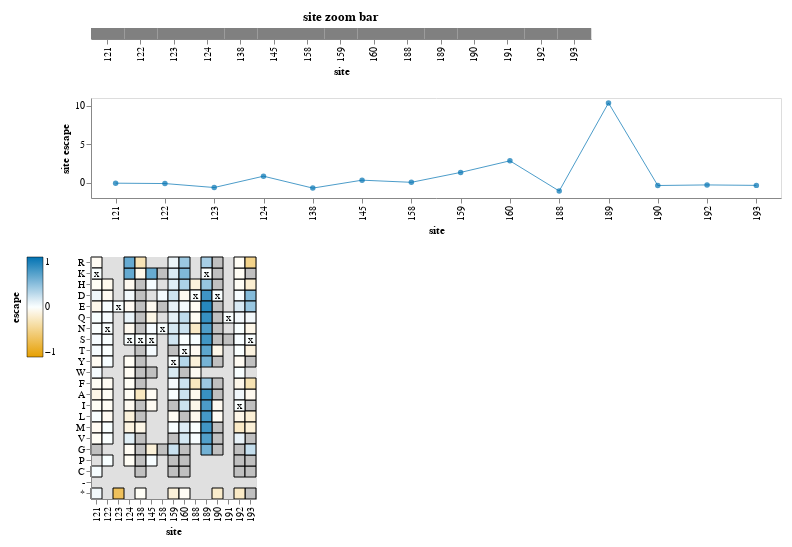

Notebook source saved alongside this figure:
### Code cell
model.mut_escape_plot(
    df_to_merge=df_to_merge,
    **plot_kwargs,
    # show_heatmap=False
    sites_to_show={"include": sites_to_filter},
    heatmap_max_fixed=max_escape,
    heatmap_min_fixed=-max_escape
)

### Figure 1 — Vega-Lite specification as saved in the notebook (floating-point values rounded to 4 significant figures; data arrays with more than 128 entries replaced by an {"elided": "..."} marker saying what was removed)
{"config": {"view": {"continuousWidth": 300, "continuousHeight": 300}, "axis": {"grid": false, "labelOverlap": "parity"}, "padding": 10}, "vconcat": [{"data": {"name": "data-75478a98eee6604180b1e689f19e9ea4"}, "mark": {"type": "rect"}, "encoding": {"color": {"value": "gray"}, "tooltip": [{"field": "site", "type": "nominal"}], "x": {"field": "site", "sort": {"field": "_stat_site_order", "order": "ascending"}, "type": "ordinal"}}, "height": 11, "name": "view_19", "title": "site zoom bar", "width": 500}, {"layer": [{"mark": {"type": "line", "opacity": 0.7, "size": 1}, "encoding": {"color": {"field": "epitope", "legend": null, "scale": {"domain": ["epitope 1"], "range": ["#0072B2"]}, "type": "nominal"}, "tooltip": [{"field": "site", "type": "nominal"}, {"field": "_stat_site_val", "format": ".3g", "title": "site escape", "type": "quantitative"}, {"field": "wildtype", "type": "nominal"}], "x": {"field": "site", "sort": {"field": "_stat_site_order", "order": "ascending"}, "type": "ordinal"}, "y": {"field": "_stat_site_val", "scale": {"zero": true}, "title": "site escape", "type": "quantitative"}}, "name": "view_18", "transform": [{"lookup": "site", "from": {"data": {"name": "data-95db2d647eb9ac5dabc0e1938478f7f3"}, "key": "site", "fields": ["wildtype", "_stat_site_order"]}}, {"calculate": "if(isFinite(datum['escape']),datum['escape'],NaN)", "as": "escape"}, {"calculate": "if(isFinite(datum['230407 libB']),datum['230407 libB'],NaN)", "as": "230407 libB"}, {"calculate": "if(isFinite(datum['230620 libA']),datum['230620 libA'],NaN)", "as": "230620 libA"}, {"calculate": "if(isFinite(datum['times_seen']),datum['times_seen'],NaN)", "as": "times_seen"}, {"calculate": "if(isFinite(datum['functional effect']),datum['functional effect'],NaN)", "as": "functional effect"}, {"calculate": "if(isFinite(datum['n_models']),datum['n_models'],NaN)", "as": "n_models"}, {"calculate": "max(datum['escape'],floor_at_zero['floor'])", "as": "_stat"}, {"calculate": "(datum['functional effect'] <= (param_38['cutoff'] - 1e-06))", "as": "_stat_hide"}, {"filter": "((datum['times_seen'] >= (param_37['cutoff'] - 1e-06)) || (!isFinite(datum['times_seen'])))"}, {"filter": "((datum['n_models'] >= (param_39['cutoff'] - 1e-06)) || (!isFinite(datum['n_models'])))"}, {"calculate": "if(datum['_stat_hide'],-0.6383618932461804,datum['_stat'])", "as": "_stat_not_hidden"}, {"joinaggregate": [{"op": "max", "field": "_stat_not_hidden", "as": "_stat_site_max"}], "groupby": ["site"]}, {"filter": "((datum['_stat_site_max'] >= (param_40['cutoff'] - 1e-06)) || (!isFinite(datum['_stat_site_max'])))"}, {"calculate": "(datum.wildtype !== datum.mutant)", "as": "_stat_not_wildtype"}, {"joinaggregate": [{"op": "max", "field": "_stat_not_wildtype", "as": "_stat_site_has_non_wildtype"}], "groupby": ["site"]}, {"filter": "datum['_stat_site_has_non_wildtype']"}, {"filter": {"param": "param_42"}}, {"filter": "((datum.wildtype !== datum.mutant) && (!datum['_stat_hide']))"}, {"aggregate": [{"op": "sum", "field": "_stat", "as": "_stat_sum"}, {"op": "mean", "field": "_stat", "as": "_stat_mean"}, {"op": "max", "field": "_stat", "as": "_stat_max"}, {"op": "min", "field": "_stat", "as": "_stat_min"}], "groupby": ["site", "wildtype", "_stat_site_order", "epitope"]}, {"fold": ["_stat_sum", "_stat_mean", "_stat_max", "_stat_min"], "as": ["_stat_site_stat", "_stat_site_val"]}, {"filter": {"param": "site_stat"}}, {"calculate": "true", "as": "_stat_show_line"}, {"filter": {"param": "param_41"}}]}, {"mark": {"type": "circle", "opacity": 0.7}, "encoding": {"color": {"field": "epitope", "legend": null, "scale": {"domain": ["epitope 1"], "range": ["#0072B2"]}, "type": "nominal"}, "tooltip": [{"field": "site", "type": "nominal"}, {"field": "_stat_site_val", "format": ".3g", "title": "site escape", "type": "quantitative"}, {"field": "wildtype", "type": "nominal"}], "x": {"field": "site", "sort": {"field": "_stat_site_order", "order": "ascending"}, "type": "ordinal"}, "y": {"field": "_stat_site_val", "scale": {"zero": true}, "title": "site escape", "type": "quantitative"}}, "transform": [{"lookup": "site", "from": {"data": {"name": "data-95db2d647eb9ac5dabc0e1938478f7f3"}, "key": "site", "fields": ["wildtype", "_stat_site_order"]}}, {"calculate": "if(isFinite(datum['escape']),datum['escape'],NaN)", "as": "escape"}, {"calculate": "if(isFinite(datum['230407 libB']),datum['230407 libB'],NaN)", "as": "230407 libB"}, {"calculate": "if(isFinite(datum['230620 libA']),datum['230620 libA'],NaN)", "as": "230620 libA"}, {"calculate": "if(isFinite(datum['times_seen']),datum['times_seen'],NaN)", "as": "times_seen"}, {"calculate": "if(isFinite(datum['functional effect']),datum['functional effect'],NaN)", "as": "functional effect"}, {"calculate": "if(isFinite(datum['n_models']),datum['n_models'],NaN)", "as": "n_models"}, {"calculate": "max(datum['escape'],floor_at_zero['floor'])", "as": "_stat"}, {"calculate": "(datum['functional effect'] <= (param_38['cutoff'] - 1e-06))", "as": "_stat_hide"}, {"filter": "((datum['times_seen'] >= (param_37['cutoff'] - 1e-06)) || (!isFinite(datum['times_seen'])))"}, {"filter": "((datum['n_models'] >= (param_39['cutoff'] - 1e-06)) || (!isFinite(datum['n_models'])))"}, {"calculate": "if(datum['_stat_hide'],-0.6383618932461804,datum['_stat'])", "as": "_stat_not_hidden"}, {"joinaggregate": [{"op": "max", "field": "_stat_not_hidden", "as": "_stat_site_max"}], "groupby": ["site"]}, {"filter": "((datum['_stat_site_max'] >= (param_40['cutoff'] - 1e-06)) || (!isFinite(datum['_stat_site_max'])))"}, {"calculate": "(datum.wildtype !== datum.mutant)", "as": "_stat_not_wildtype"}, {"joinaggregate": [{"op": "max", "field": "_stat_not_wildtype", "as": "_stat_site_has_non_wildtype"}], "groupby": ["site"]}, {"filter": "datum['_stat_site_has_non_wildtype']"}, {"filter": {"param": "param_42"}}, {"filter": "((datum.wildtype !== datum.mutant) && (!datum['_stat_hide']))"}, {"aggregate": [{"op": "sum", "field": "_stat", "as": "_stat_sum"}, {"op": "mean", "field": "_stat", "as": "_stat_mean"}, {"op": "max", "field": "_stat", "as": "_stat_max"}, {"op": "min", "field": "_stat", "as": "_stat_min"}], "groupby": ["site", "wildtype", "_stat_site_order", "epitope"]}, {"fold": ["_stat_sum", "_stat_mean", "_stat_max", "_stat_min"], "as": ["_stat_site_stat", "_stat_site_val"]}, {"filter": {"param": "site_stat"}}]}], "data": {"name": "data-916c58b67cb5d282d02f25d09ccb7bbc"}, "height": 100, "width": 690}, {"vconcat": [{"layer": [{"mark": {"type": "rect", "color": "#E0E0E0"}, "encoding": {"x": {"field": "site", "sort": {"field": "_stat_site_order", "order": "ascending"}, "type": "ordinal"}, "y": {"field": "mutant", "scale": {"domain": ["R", "K", "H", "D", "E", "Q", "N", "S", "T", "Y", "W", "F", "A", "I", "L", "M", "V", "G", "P", "C", "-", "*"]}, "sort": ["R", "K", "H", "D", "E", "Q", "N", "S", "T", "Y", "W", "F", "A", "I", "L", "M", "V", "G", "P", "C", "-", "*"], "title": null, "type": "nominal"}}, "name": "view_20", "transform": [{"lookup": "site", "from": {"data": {"name": "data-95db2d647eb9ac5dabc0e1938478f7f3"}, "key": "site", "fields": ["wildtype", "_stat_site_order"]}}, {"calculate": "if(isFinite(datum['escape']),datum['escape'],NaN)", "as": "escape"}, {"calculate": "if(isFinite(datum['230407 libB']),datum['230407 libB'],NaN)", "as": "230407 libB"}, {"calculate": "if(isFinite(datum['230620 libA']),datum['230620 libA'],NaN)", "as": "230620 libA"}, {"calculate": "if(isFinite(datum['times_seen']),datum['times_seen'],NaN)", "as": "times_seen"}, {"calculate": "if(isFinite(datum['functional effect']),datum['functional effect'],NaN)", "as": "functional effect"}, {"calculate": "if(isFinite(datum['n_models']),datum['n_models'],NaN)", "as": "n_models"}, {"calculate": "max(datum['escape'],floor_at_zero['floor'])", "as": "_stat"}, {"calculate": "(datum['functional effect'] <= (param_38['cutoff'] - 1e-06))", "as": "_stat_hide"}, {"filter": "((datum['times_seen'] >= (param_37['cutoff'] - 1e-06)) || (!isFinite(datum['times_seen'])))"}, {"filter": "((datum['n_models'] >= (param_39['cutoff'] - 1e-06)) || (!isFinite(datum['n_models'])))"}, {"calculate": "if(datum['_stat_hide'],-0.6383618932461804,datum['_stat'])", "as": "_stat_not_hidden"}, {"joinaggregate": [{"op": "max", "field": "_stat_not_hidden", "as": "_stat_site_max"}], "groupby": ["site"]}, {"filter": "((datum['_stat_site_max'] >= (param_40['cutoff'] - 1e-06)) || (!isFinite(datum['_stat_site_max'])))"}, {"calculate": "(datum.wildtype !== datum.mutant)", "as": "_stat_not_wildtype"}, {"joinaggregate": [{"op": "max", "field": "_stat_not_wildtype", "as": "_stat_site_has_non_wildtype"}], "groupby": ["site"]}, {"filter": "datum['_stat_site_has_non_wildtype']"}, {"filter": {"param": "param_42"}}, {"impute": "_stat_dummy", "key": "mutant", "groupby": ["site"], "keyvals": ["R", "K", "H", "D", "E", "Q", "N", "S", "T", "Y", "W", "F", "A", "I", "L", "M", "V", "G", "P", "C", "-", "*"], "value": null}]}, {"mark": {"type": "rect"}, "encoding": {"color": {"value": "silver"}, "stroke": {"value": "black"}, "tooltip": [{"field": "site", "type": "nominal"}, {"field": "wildtype", "type": "nominal"}, {"field": "mutant", "type": "nominal"}, {"field": "escape", "format": ".3g", "type": "quantitative"}, {"field": "230407 libB", "format": ".3g", "type": "quantitative"}, {"field": "230620 libA", "format": ".3g", "type": "quantitative"}, {"field": "times_seen", "format": ".3g", "type": "quantitative"}, {"field": "functional effect", "format": ".3g", "type": "quantitative"}, {"field": "n_models", "format": ".3g", "type": "quantitative"}], "x": {"axis": {"labels": true, "ticks": true, "title": "site"}, "field": "site", "sort": {"field": "_stat_site_order", "order": "ascending"}, "type": "ordinal"}, "y": {"field": "mutant", "scale": {"domain": ["R", "K", "H", "D", "E", "Q", "N", "S", "T", "Y", "W", "F", "A", "I", "L", "M", "V", "G", "P", "C", "-", "*"]}, "sort": ["R", "K", "H", "D", "E", "Q", "N", "S", "T", "Y", "W", "F", "A", "I", "L", "M", "V", "G", "P", "C", "-", "*"], "title": null, "type": "nominal"}}, "title": {"text": "", "anchor": "middle", "color": "#0072B2", "orient": "left"}, "transform": [{"lookup": "site", "from": {"data": {"name": "data-95db2d647eb9ac5dabc0e1938478f7f3"}, "key": "site", "fields": ["wildtype", "_stat_site_order"]}}, {"calculate": "if(isFinite(datum['escape']),datum['escape'],NaN)", "as": "escape"}, {"calculate": "if(isFinite(datum['230407 libB']),datum['230407 libB'],NaN)", "as": "230407 libB"}, {"calculate": "if(isFinite(datum['230620 libA']),datum['230620 libA'],NaN)", "as": "230620 libA"}, {"calculate": "if(isFinite(datum['times_seen']),datum['times_seen'],NaN)", "as": "times_seen"}, {"calculate": "if(isFinite(datum['functional effect']),datum['functional effect'],NaN)", "as": "functional effect"}, {"calculate": "if(isFinite(datum['n_models']),datum['n_models'],NaN)", "as": "n_models"}, {"calculate": "max(datum['escape'],floor_at_zero['floor'])", "as": "_stat"}, {"calculate": "(datum['functional effect'] <= (param_38['cutoff'] - 1e-06))", "as": "_stat_hide"}, {"filter": "((datum['times_seen'] >= (param_37['cutoff'] - 1e-06)) || (!isFinite(datum['times_seen'])))"}, {"filter": "((datum['n_models'] >= (param_39['cutoff'] - 1e-06)) || (!isFinite(datum['n_models'])))"}, {"calculate": "if(datum['_stat_hide'],-0.6383618932461804,datum['_stat'])", "as": "_stat_not_hidden"}, {"joinaggregate": [{"op": "max", "field": "_stat_not_hidden", "as": "_stat_site_max"}], "groupby": ["site"]}, {"filter": "((datum['_stat_site_max'] >= (param_40['cutoff'] - 1e-06)) || (!isFinite(datum['_stat_site_max'])))"}, {"calculate": "(datum.wildtype !== datum.mutant)", "as": "_stat_not_wildtype"}, {"joinaggregate": [{"op": "max", "field": "_stat_not_wildtype", "as": "_stat_site_has_non_wildtype"}], "groupby": ["site"]}, {"filter": "datum['_stat_site_has_non_wildtype']"}, {"filter": {"param": "param_42"}}, {"filter": "(datum['epitope'] === 'epitope 1')"}, {"filter": "datum['_stat_hide']"}]}, {"mark": {"type": "rect"}, "encoding": {"color": {"field": "_stat", "legend": {"gradientLength": 100, "gradientStrokeColor": "black", "gradientStrokeWidth": 0.5, "orient": "left", "title": "escape", "titleOrient": "left"}, "scale": {"clamp": true, "domainMax": 1, "domainMid": 0, "domainMin": {"expr": "floor_at_zero.floor"}, "nice": false, "range": ["#e69f00", "#e7a40d", "#e9a91b", "#eaae28", "#ebb336", "#edb843", "#eebd51", "#efc25e", "#f1c76b", "#f2cc79", "#f3d286", "#f4d794", "#f6dca1", "#f7e1ae", "#f8e6bc", "#faebc9", "#fbf0d7", "#fcf5e4", "#fefaf2", "#ffffff", "#f2f8fb", "#e4f0f7", "#d7e9f3", "#c9e1ef", "#bcdaeb", "#aed2e7", "#a1cbe3", "#94c4df", "#86bcdb", "#79b5d6", "#6badd2", "#5ea6ce", "#519fca", "#4397c6", "#3690c2", "#2888be", "#1b81ba", "#0d79b6", "#0072b2"], "type": "linear", "zero": true}, "type": "quantitative"}, "stroke": {"value": "black"}, "tooltip": [{"field": "site", "type": "nominal"}, {"field": "wildtype", "type": "nominal"}, {"field": "mutant", "type": "nominal"}, {"field": "escape", "format": ".3g", "type": "quantitative"}, {"field": "230407 libB", "format": ".3g", "type": "quantitative"}, {"field": "230620 libA", "format": ".3g", "type": "quantitative"}, {"field": "times_seen", "format": ".3g", "type": "quantitative"}, {"field": "functional effect", "format": ".3g", "type": "quantitative"}, {"field": "n_models", "format": ".3g", "type": "quantitative"}], "x": {"axis": {"labels": true, "ticks": true, "title": "site"}, "field": "site", "sort": {"field": "_stat_site_order", "order": "ascending"}, "type": "ordinal"}, "y": {"field": "mutant", "scale": {"domain": ["R", "K", "H", "D", "E", "Q", "N", "S", "T", "Y", "W", "F", "A", "I", "L", "M", "V", "G", "P", "C", "-", "*"]}, "sort": ["R", "K", "H", "D", "E", "Q", "N", "S", "T", "Y", "W", "F", "A", "I", "L", "M", "V", "G", "P", "C", "-", "*"], "title": null, "type": "nominal"}}, "title": {"text": "", "anchor": "middle", "color": "#0072B2", "orient": "left"}, "transform": [{"lookup": "site", "from": {"data": {"name": "data-95db2d647eb9ac5dabc0e1938478f7f3"}, "key": "site", "fields": ["wildtype", "_stat_site_order"]}}, {"calculate": "if(isFinite(datum['escape']),datum['escape'],NaN)", "as": "escape"}, {"calculate": "if(isFinite(datum['230407 libB']),datum['230407 libB'],NaN)", "as": "230407 libB"}, {"calculate": "if(isFinite(datum['230620 libA']),datum['230620 libA'],NaN)", "as": "230620 libA"}, {"calculate": "if(isFinite(datum['times_seen']),datum['times_seen'],NaN)", "as": "times_seen"}, {"calculate": "if(isFinite(datum['functional effect']),datum['functional effect'],NaN)", "as": "functional effect"}, {"calculate": "if(isFinite(datum['n_models']),datum['n_models'],NaN)", "as": "n_models"}, {"calculate": "max(datum['escape'],floor_at_zero['floor'])", "as": "_stat"}, {"calculate": "(datum['functional effect'] <= (param_38['cutoff'] - 1e-06))", "as": "_stat_hide"}, {"filter": "((datum['times_seen'] >= (param_37['cutoff'] - 1e-06)) || (!isFinite(datum['times_seen'])))"}, {"filter": "((datum['n_models'] >= (param_39['cutoff'] - 1e-06)) || (!isFinite(datum['n_models'])))"}, {"calculate": "if(datum['_stat_hide'],-0.6383618932461804,datum['_stat'])", "as": "_stat_not_hidden"}, {"joinaggregate": [{"op": "max", "field": "_stat_not_hidden", "as": "_stat_site_max"}], "groupby": ["site"]}, {"filter": "((datum['_stat_site_max'] >= (param_40['cutoff'] - 1e-06)) || (!isFinite(datum['_stat_site_max'])))"}, {"calculate": "(datum.wildtype !== datum.mutant)", "as": "_stat_not_wildtype"}, {"joinaggregate": [{"op": "max", "field": "_stat_not_wildtype", "as": "_stat_site_has_non_wildtype"}], "groupby": ["site"]}, {"filter": "datum['_stat_site_has_non_wildtype']"}, {"filter": {"param": "param_42"}}, {"filter": "(datum['epitope'] === 'epitope 1')"}, {"filter": "(!datum['_stat_hide'])"}]}, {"mark": {"type": "text", "color": "black", "text": "x"}, "encoding": {"x": {"field": "site", "sort": {"field": "_stat_site_order", "order": "ascending"}, "type": "ordinal"}, "y": {"field": "mutant", "scale": {"domain": ["R", "K", "H", "D", "E", "Q", "N", "S", "T", "Y", "W", "F", "A", "I", "L", "M", "V", "G", "P", "C", "-", "*"]}, "sort": ["R", "K", "H", "D", "E", "Q", "N", "S", "T", "Y", "W", "F", "A", "I", "L", "M", "V", "G", "P", "C", "-", "*"], "title": null, "type": "nominal"}}, "transform": [{"lookup": "site", "from": {"data": {"name": "data-95db2d647eb9ac5dabc0e1938478f7f3"}, "key": "site", "fields": ["wildtype", "_stat_site_order"]}}, {"calculate": "if(isFinite(datum['escape']),datum['escape'],NaN)", "as": "escape"}, {"calculate": "if(isFinite(datum['230407 libB']),datum['230407 libB'],NaN)", "as": "230407 libB"}, {"calculate": "if(isFinite(datum['230620 libA']),datum['230620 libA'],NaN)", "as": "230620 libA"}, {"calculate": "if(isFinite(datum['times_seen']),datum['times_seen'],NaN)", "as": "times_seen"}, {"calculate": "if(isFinite(datum['functional effect']),datum['functional effect'],NaN)", "as": "functional effect"}, {"calculate": "if(isFinite(datum['n_models']),datum['n_models'],NaN)", "as": "n_models"}, {"calculate": "max(datum['escape'],floor_at_zero['floor'])", "as": "_stat"}, {"calculate": "(datum['functional effect'] <= (param_38['cutoff'] - 1e-06))", "as": "_stat_hide"}, {"filter": "((datum['times_seen'] >= (param_37['cutoff'] - 1e-06)) || (!isFinite(datum['times_seen'])))"}, {"filter": "((datum['n_models'] >= (param_39['cutoff'] - 1e-06)) || (!isFinite(datum['n_models'])))"}, {"calculate": "if(datum['_stat_hide'],-0.6383618932461804,datum['_stat'])", "as": "_stat_not_hidden"}, {"joinaggregate": [{"op": "max", "field": "_stat_not_hidden", "as": "_stat_site_max"}], "groupby": ["site"]}, {"filter": "((datum['_stat_site_max'] >= (param_40['cutoff'] - 1e-06)) || (!isFinite(datum['_stat_site_max'])))"}, {"calculate": "(datum.wildtype !== datum.mutant)", "as": "_stat_not_wildtype"}, {"joinaggregate": [{"op": "max", "field": "_stat_not_wildtype", "as": "_stat_site_has_non_wildtype"}], "groupby": ["site"]}, {"filter": "datum['_stat_site_has_non_wildtype']"}, {"filter": {"param": "param_42"}}, {"filter": "(datum.wildtype === datum.mutant)"}]}], "height": {"step": 11}, "width": {"step": 11}}], "data": {"name": "data-916c58b67cb5d282d02f25d09ccb7bbc"}, "resolve": {"scale": {"color": "shared", "x": "shared"}}, "spacing": 10}], "params": [{"name": "param_42", "select": {"type": "interval", "encodings": ["x"], "mark": {"stroke": "black", "strokeWidth": 2}}, "views": ["view_19", "view_18", "view_20"]}, {"name": "site_stat", "select": {"type": "point", "fields": ["_stat_site_stat"]}, "bind": {"input": "radio", "options": ["_stat_sum", "_stat_mean", "_stat_max", "_stat_min"], "labels": ["sum", "mean", "max", "min"], "name": "site escape statistic"}, "value": [{"_stat_site_stat": "_stat_sum"}], "views": ["view_18"]}, {"name": "param_41", "select": {"type": "point", "fields": ["_stat_show_line"]}, "bind": {"input": "radio", "options": [true, false], "labels": ["yes", "no"], "name": "show line on site plot"}, "value": [{"_stat_show_line": true}], "views": ["view_18"]}, {"name": "floor_at_zero", "select": {"type": "point", "fields": ["floor"]}, "bind": {"input": "radio", "options": [0, -1], "labels": ["yes", "no"], "name": "floor escape at zero"}, "value": [{"floor": -1}], "views": ["view_19", "view_18", "view_20"]}, {"name": "param_37", "select": {"type": "point", "fields": ["cutoff"]}, "bind": {"input": "range", "max": 25, "min": 1, "name": "minimum times_seen", "step": 1}, "value": [{"cutoff": 3}], "views": ["view_19", "view_18", "view_20"]}, {"name": "param_38", "select": {"type": "point", "fields": ["cutoff"]}, "bind": {"input": "range", "max": 0.9349, "min": -3.044, "name": "minimum functional effect"}, "value": [{"cutoff": -1.38}], "views": ["view_19", "view_18", "view_20"]}, {"name": "param_39", "select": {"type": "point", "fields": ["cutoff"]}, "bind": {"input": "range", "max": 2.0, "min": 1.0, "name": "minimum n_models", "step": 1}, "value": [{"cutoff": 1}], "views": ["view_19", "view_18", "view_20"]}, {"name": "param_40", "select": {"type": "point", "fields": ["cutoff"]}, "bind": {"input": "range", "max": 1, "min": -1, "name": "minimum max of escape at site"}, "value": [{"cutoff": -1}], "views": ["view_19", "view_18", "view_20"]}], "resolve": {"scale": {"color": "independent"}}, "$schema": "https://vega.github.io/schema/vega-lite/v5.8.0.json", "datasets": {"data-75478a98eee6604180b1e689f19e9ea4": [{"site": "121", "_stat_site_order": 0}, {"site": "122", "_stat_site_order": 1}, {"site": "123", "_stat_site_order": 2}, {"site": "124", "_stat_site_order": 3}, {"site": "138", "_stat_site_order": 4}, {"site": "145", "_stat_site_order": 5}, {"site": "158", "_stat_site_order": 6}, {"site": "159", "_stat_site_order": 7}, {"site": "160", "_stat_site_order": 8}, {"site": "188", "_stat_site_order": 9}, {"site": "189", "_stat_site_order": 10}, {"site": "190", "_stat_site_order": 11}, {"site": "191", "_stat_site_order": 12}, {"site": "192", "_stat_site_order": 13}, {"site": "193", "_stat_site_order": 14}], "data-916c58b67cb5d282d02f25d09ccb7bbc": {"elided": "235 records"}, "data-95db2d647eb9ac5dabc0e1938478f7f3": [{"site": "121", "wildtype": "K", "_stat_site_order": 0}, {"site": "122", "wildtype": "N", "_stat_site_order": 1}, {"site": "123", "wildtype": "E", "_stat_site_order": 2}, {"site": "124", "wildtype": "S", "_stat_site_order": 3}, {"site": "138", "wildtype": "S", "_stat_site_order": 4}, {"site": "145", "wildtype": "S", "_stat_site_order": 5}, {"site": "158", "wildtype": "N", "_stat_site_order": 6}, {"site": "159", "wildtype": "Y", "_stat_site_order": 7}, {"site": "160", "wildtype": "T", "_stat_site_order": 8}, {"site": "188", "wildtype": "D", "_stat_site_order": 9}, {"site": "189", "wildtype": "K", "_stat_site_order": 10}, {"site": "190", "wildtype": "D", "_stat_site_order": 11}, {"site": "191", "wildtype": "Q", "_stat_site_order": 12}, {"site": "192", "wildtype": "I", "_stat_site_order": 13}, {"site": "193", "wildtype": "S", "_stat_site_order": 14}]}}
